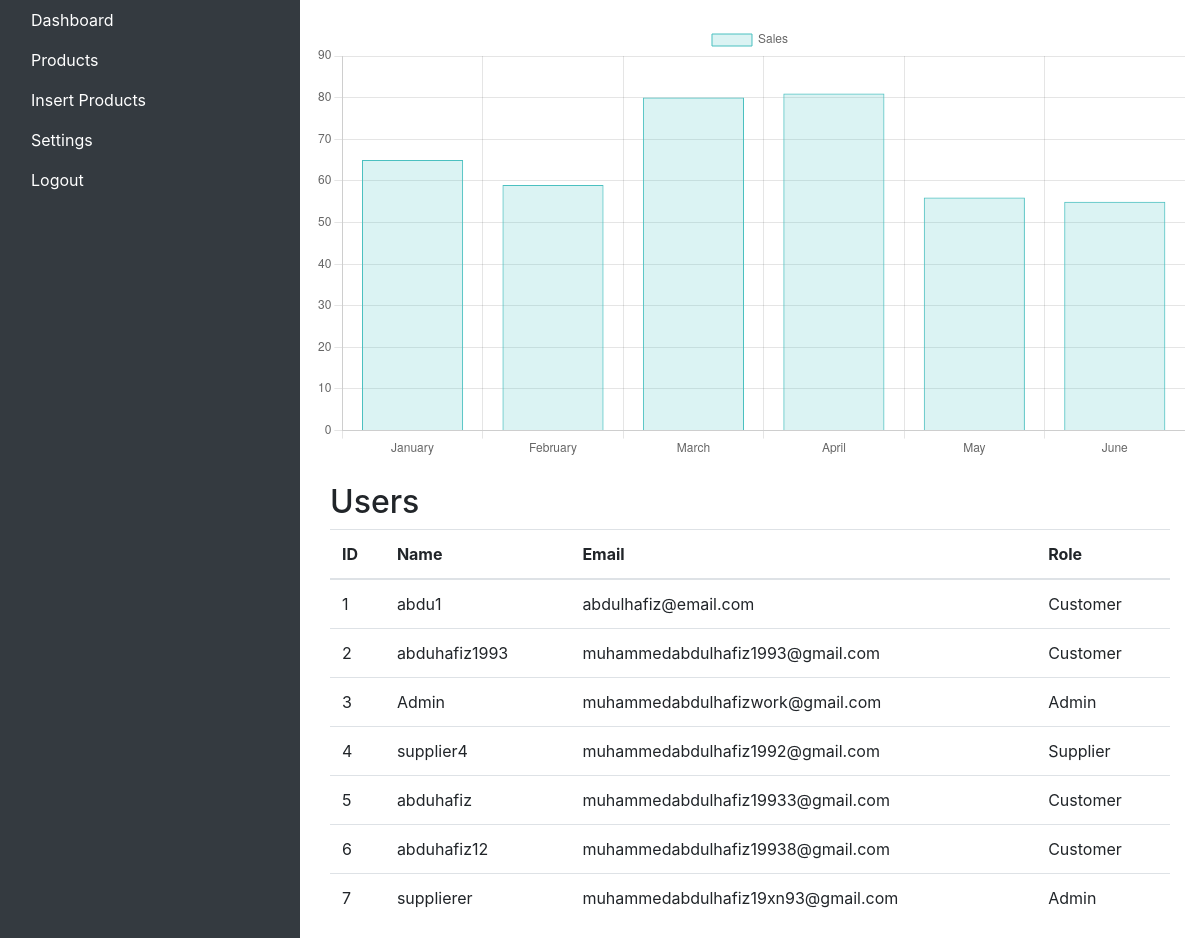
The app's page /admin (signed in) with its own data.
### tables this page shows
CREATE TABLE Users (
    user_id INTEGER PRIMARY KEY AUTOINCREMENT,
    username TEXT NOT NULL,
    password TEXT NOT NULL,
    email TEXT NOT NULL,
    role TEXT DEFAULT 'Customer' NOT NULL
, img TEXT defualt 'default.jpp');

### app.py (the view)
@app.route("/admin")
def admin():
    if not session["user_id"]:
        return redirect("/login")
    rows = db.execute("SELECT * FROM Users WHERE user_id = ?", session["user_id"])
    if rows[0]["role"] == 'Customer':
        return redirect("/")
    customer = db.execute("SELECT * FROM Users")
    role = rows[0]["role"]
    return render_template("admin.html" , role = role, users = customer)

### templates/admin.html (shortened to what this page needs)
<!DOCTYPE html>
<html>
<head>
    <link rel="stylesheet" href="https://stackpath.bootstrapcdn.com/bootstrap/4.5.2/css/bootstrap.min.css">
</head>
<body>
    <div class="container-fluid">
        <div class="row">
            <div class="col-md-3 bg-dark text-white">
                <ul class="nav flex-column">
                    <li class="nav-item">
                        <a class="nav-link text-white" href="/dash">Dashboard</a>
                    </li>
                    <li class="nav-item">
                        <a class="nav-link text-white" href="/product">Products</a>
                    </li>
                    {% if role == 'Admin' %}
                    <li class="nav-item">
                        <a class="nav-link text-white" href="/add">Add users</a>
                    </li>
                    {% elif role == 'Supplier' %}
                    <li class="nav-item">
                        <a class="nav-link text-white" href="/insert_product">Insert Products</a>
                    </li>
                    {% endif %}
                    <li class="nav-item">
                        <a class="nav-link text-white" href="/personal">Settings</a>
                    </li>
                    <li class="nav-item">
                        <a class="nav-link text-white" href="/logout">Logout</a>
                    </li>
                </ul>
            </div>
            <div class="col-md-9 pt-4">
                <canvas id="myChart"></canvas>
                <div class="container mt-4">
                    <h2>Users</h2>
                    <table class="table">
                        <thead>
                            <tr>
                                <th>ID</th>
                                <th>Name</th>
                                <th>Email</th>
                                <th>Role</th>
                            </tr>
                        </thead>
                        <tbody>
                            {% for message in users %}
                            <tr>
                                <td>{{ message['user_id'] }}</td>
                                <td>{{ message['username'] }}</td>
                                <td>{{ message['email'] }}</td>
                                <td>{{ message['role']}}</td>
                            </tr>
                            {% endfor %}
                        </tbody>
                    </table>
                </div>
            </div>
        </div>
    </div>
    <script>
        // Sample data for the graph
        var data = {
            labels: ["January", "February", "March", "April", "May", "June"],
            datasets: [{
                label: "Sales",
                data: [65, 59, 80, 81, 56, 55],
                backgroundColor: "rgba(75, 192, 192, 0.2)",
                borderColor: "rgba(75, 192, 192, 1)",
                borderWidth: 1
            }]
        };
        // Create the chart
        var ctx = document.getElementById("myChart").getContext("2d");
        var myChart = new Chart(ctx, {
            type: "bar",
            data: data,
            options: {
                scales: {
                    yAxes: [{
                        ticks: {
                            beginAtZero: true
                        }
                    }]
                }
            }
        });
    </script>
</body>
</html>

### records on screen
Users: user_id "1", username "abdu1", email "abdulhafiz@email.com", role "Customer"
Users: user_id "2", username "abduhafiz1993", email "muhammedabdulhafiz1993@gmail.com", role "Customer"
Users: user_id "3", username "Admin", email "muhammedabdulhafizwork@gmail.com", role "Admin"
Users: user_id "4", username "supplier4", email "muhammedabdulhafiz1992@gmail.com", role "Supplier"
Users: user_id "5", username "abduhafiz", email "muhammedabdulhafiz19933@gmail.com", role "Customer"
Users: user_id "6", username "abduhafiz12", email "muhammedabdulhafiz19938@gmail.com", role "Customer"
Users: user_id "7", username "supplierer", email "muhammedabdulhafiz19xn93@gmail.com", role "Admin"
